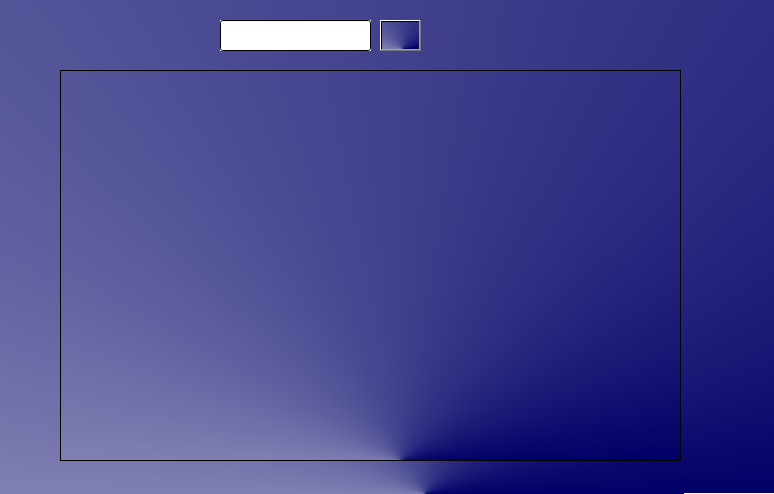
<?xml version="1.0" encoding="UTF-8"?>
<ui version="4.0">
 <class>Load</class>
 <widget class="QDialog" name="Load">
  <property name="geometry">
   <rect>
    <x>0</x>
    <y>0</y>
    <width>774</width>
    <height>494</height>
   </rect>
  </property>
  <property name="windowTitle">
   <string>Inventory Table</string>
  </property>
  <property name="windowIcon">
   <iconset resource="image/srcc.qrc">
    <normaloff>:/img/invt2.png</normaloff>:/img/invt2.png</iconset>
  </property>
  <property name="styleSheet">
   <string notr="true">
background-color: qconicalgradient(cx:0.548913, cy:1, angle:0, stop:0 rgba(0, 0, 103, 255), stop:1 rgba(255, 255, 255, 255));</string>
  </property>
  <widget class="QPushButton" name="Save">
   <property name="geometry">
    <rect>
     <x>380</x>
     <y>20</y>
     <width>41</width>
     <height>31</height>
    </rect>
   </property>
   <property name="font">
    <font>
     <pointsize>14</pointsize>
    </font>
   </property>
   <property name="styleSheet">
    <string notr="true">image: url(:/img/preview.png);</string>
   </property>
   <property name="text">
    <string/>
   </property>
  </widget>
  <widget class="QTableView" name="tableView">
   <property name="geometry">
    <rect>
     <x>60</x>
     <y>70</y>
     <width>621</width>
     <height>391</height>
    </rect>
   </property>
   <property name="styleSheet">
    <string notr="true">background: #101010;\</string>
   </property>
  </widget>
  <widget class="QLineEdit" name="search_3">
   <property name="geometry">
    <rect>
     <x>220</x>
     <y>20</y>
     <width>151</width>
     <height>31</height>
    </rect>
   </property>
   <property name="styleSheet">
    <string notr="true">
background-color: qlineargradient(spread:pad, x1:0, y1:0, x2:1, y2:1, stop:0 rgba(255, 255, 255, 255), stop:1 rgba(255, 255, 255, 255));</string>
   </property>
  </widget>
 </widget>
 <resources>
  <include location="image/srcc.qrc"/>
 </resources>
 <connections/>
</ui>
